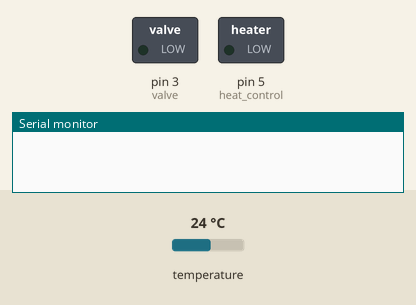
A sketch run on a simulated Arduino Uno, built with avr-gcc and run on an emulated ATmega328P. Shown: switched loads named in the sketch (green lamp = pin HIGH), the last lines printed to the serial monitor. The inputs (shaded band) are chosen by the test bench; at power-on: temperature 24 °C.

Above: at 0.1 s.
At 0.8 s:
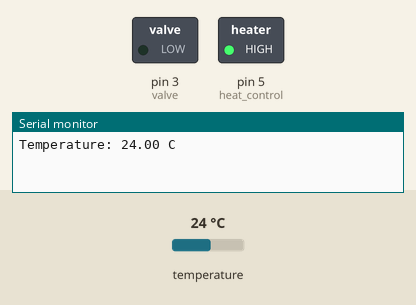
Timing chart, 0 to 2.3 s (numbered marks = the images above):
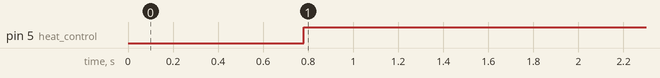

Measured:
- by itself, pin 5 (heat_control): LOW → HIGH at 0.78 s

The sketch:

temp_control_bang_bang.ino
```cpp
#include <Adafruit_GFX.h>    // Core graphics library
#include <SPI.h>
#include <Wire.h>
#include <Adafruit_ILI9341.h>
#include <Adafruit_STMPE610.h>
#include <Adafruit_TFTLCD.h> // Hardware-specific library
#include <AutoPID.h>
#include <OneWire.h>
#include <DallasTemperature.h>
#include <Adafruit_MCP4725.h>

#define setPoint 93
#define ONE_WIRE_BUS 2
#define heat_control 5
#define valve 3

// Setup a oneWire instance to communicate with any OneWire device
OneWire oneWire(ONE_WIRE_BUS);
DallasTemperature sensors(&oneWire);

boolean heater = true;
float temp;

void setup(void)
{
  sensors.begin();  // Start up the library
  Serial.begin(9600);

  Adafruit_MCP4725 dac;
  dac.begin(0x62);
  dac.setVoltage(1600, false);

  pinMode(valve, OUTPUT);
  pinMode(heat_control, OUTPUT);

  digitalWrite(valve, LOW);

}

void loop(void)
{
  // Send the command to get temperatures
  sensors.requestTemperatures();

  temp = sensors.getTempCByIndex(0);

  //print the temperature in Celsius
  Serial.print("Temperature: ");
  Serial.print(temp);
  Serial.println(" C");


  if(heater && temp > (setPoint-0.25))
    heater = false;

  if(!heater && temp < (setPoint-0.25))
    heater = true;

  if(heater){
    Serial.println("Heater ON");
    digitalWrite(heat_control, HIGH);
  } else{
    Serial.println("Heater OFF");
    digitalWrite(heat_control, LOW);
  }
}
```
